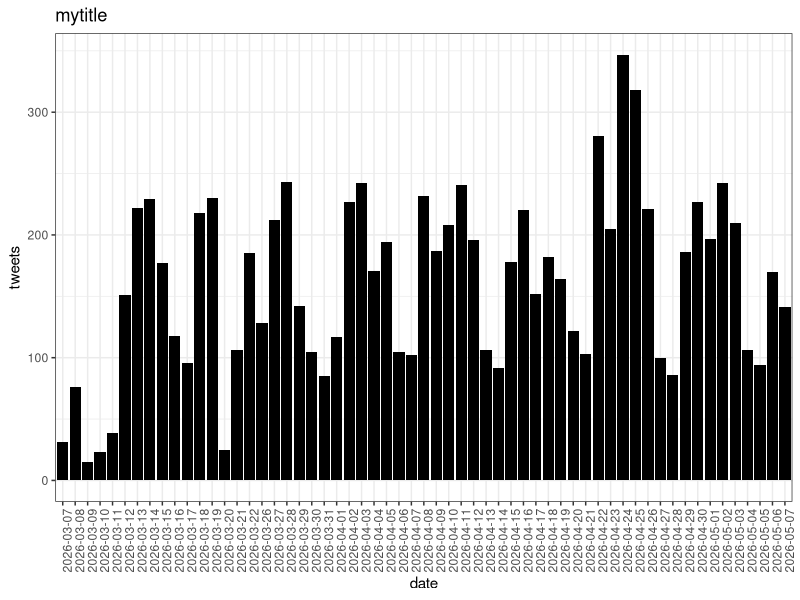
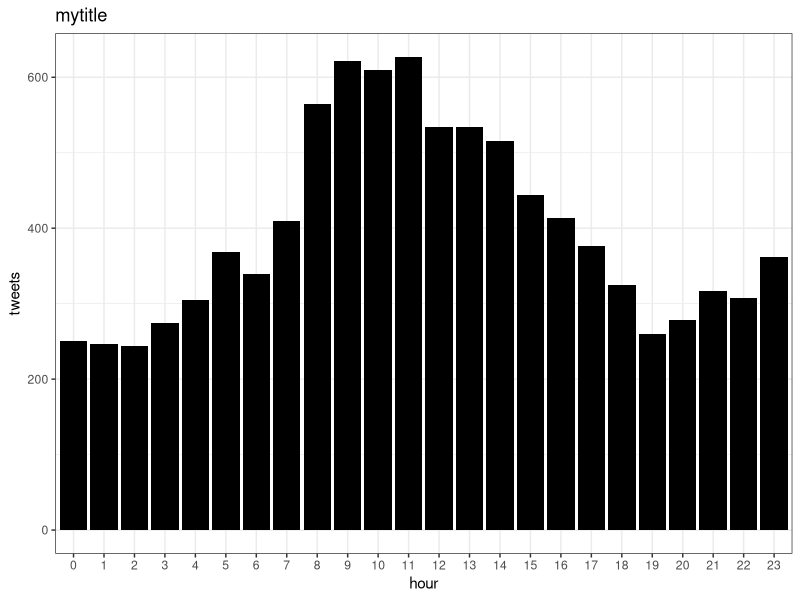
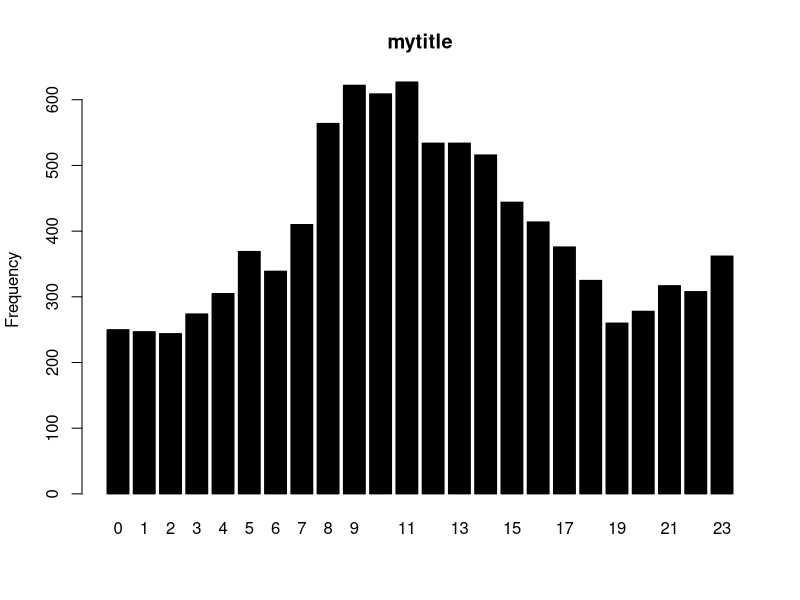
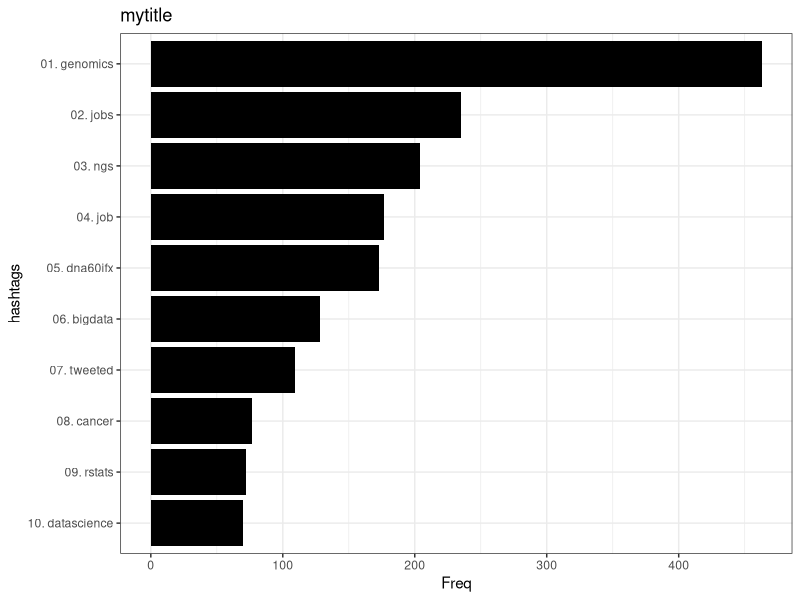

Write the R code that produced these figures, in order.
#http://nsaunders.wordpress.com/2012/08/16/twitter-coverage-of-the-ismb-2012-meeting-some-statistics/
setwd("~/code/twitterchive/analysis/")
library(ggplot2)

trim.whitespace <- function(x) gsub("^\\s+|\\s+$", "", x)

d <- read.fwf("../bioinformatics.txt", widths=c(18, 14, 18, 1000), stringsAsFactors=FALSE, comment.char="")

d <- as.data.frame(sapply(d, trim.whitespace))
# d <- head(d, 100)
names(d) <- c("id", "datetime", "user", "text")
d$user <- sub("@", "", d$user)
d$datetime <- as.POSIXlt(d$datetime, format="%b %d %H:%M")
d$date <- as.Date(d$datetime)
d$hour <- d$datetime$hour

byDate <- as.data.frame(table(d$date))
names(byDate) <- c("date", "tweets")
ggplot(byDate) + geom_bar(aes(date, tweets), stat="identity", fill="black") + theme_bw() + ggtitle("mytitle") + theme(axis.text.x=element_text(angle=90, hjust=1))

byHour <- as.data.frame(table(d$hour))
names(byHour) <- c("hour", "tweets")
ggplot(byHour) + geom_bar(aes(hour, tweets), stat="identity", fill="black") + theme_bw() + ggtitle("mytitle")
with(byHour, barplot(tweets, names.arg=hour, col="black", ylab="Frequency", main="mytitle"))

words <- unlist(strsplit(d$text, " "))
head(table(words))
hashtags <- words[grep("^#", words)]
hashtags <- tolower(hashtags)
hashtags <- gsub("[^A-Za-z0-9]", "", hashtags)
hashtags <- as.data.frame(table(hashtags))
hashtags <- hashtags[sort.list(hashtags$Freq, decreasing=TRUE), ]
hashtags <- hashtags[-1, ] # remove the first row (the hashtag you're searching for?)
hashtags <- head(hashtags, 10)
hashtags$hashtags <- factor(paste(sprintf("%02d", seq(01:nrow(hashtags))), hashtags$hashtags, sep=". "))
hashtags$hashtags <- with(hashtags, factor(hashtags, levels=rev(levels(hashtags))))
ggplot(hashtags) + geom_bar(aes(hashtags, Freq), fill = "black", stat="identity") + coord_flip() + theme_bw() + ggtitle("mytitle")

## users
# users <- as.data.frame(table(ismb$screenName))
# colnames(users) <- c("user", "tweets")
# users <- users[sort.list(users$tweets, decreasing = T),]
# print(ggplot(users) + geom_point(aes(1:nrow(users), tweets), color = "salmon") + theme_bw() + opts(title = "ISMB 2012 tweets per user") + xlab("User"))

## word clouds
# sw    <- stopwords("en")
# words <- lapply(words, function(x) x[grep("^[A-Za-z0-9]+$", x)])
# words <- unlist(words)
# words <- tolower(words)
# words <- words[-grep("^[rm]t$", words)]
# words <- words[!words %in% sw]
# words.t <- as.data.frame(table(words))
# words.t <- words.t[sort.list(words.t$Freq, decreasing = T),]
# print(xtable(head(words.t, 10), caption = "Top 10 words in tweets"), include.rownames = FALSE)
# pal2 <- brewer.pal(8, "Dark2")
# wordcloud(words.t$words, words.t$Freq, scale = c(8, .2), min.freq = 3, max.words = 200, random.order = FALSE, rot.per = .15, colors = pal2)